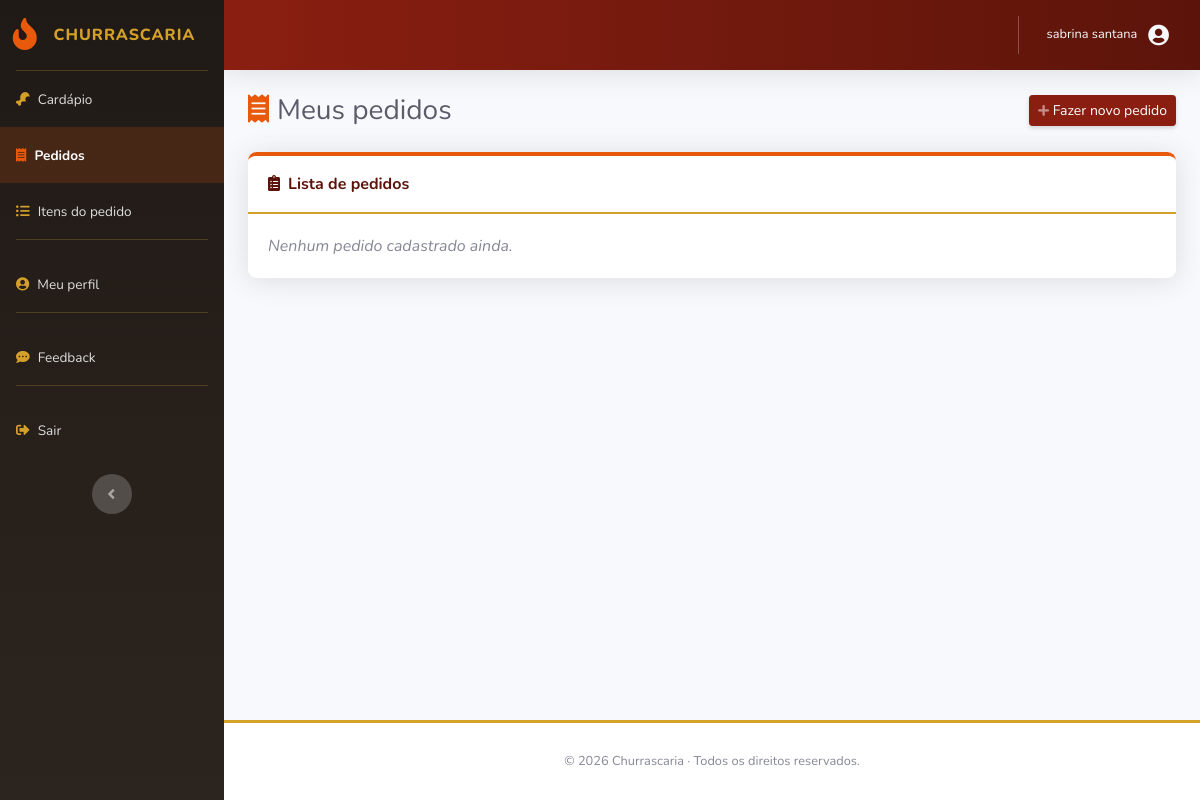
Before: /pedidos/ (signed in) with the older database file.
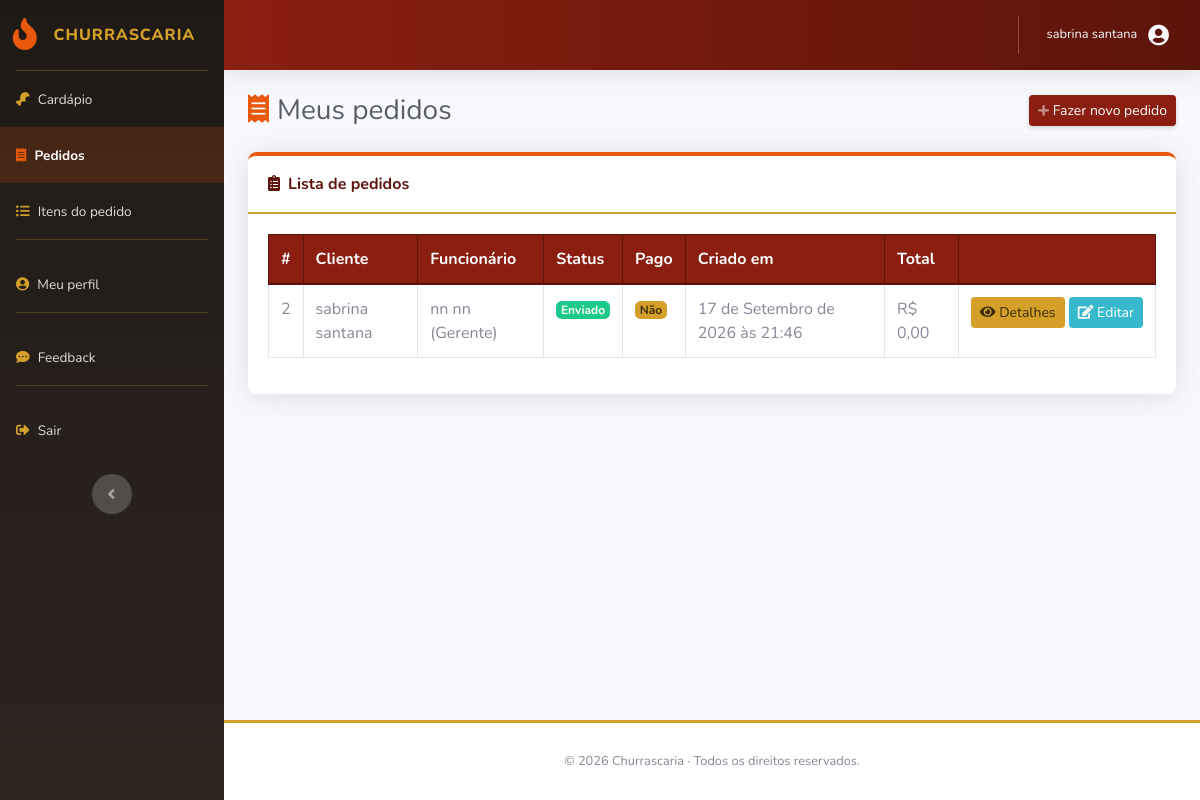
After: the same page with the newer database file.
### pedido/models.py (models this page shows, shortened)
class Pedido(models.Model):
    cliente = models.ForeignKey(Cliente, on_delete=models.PROTECT, related_name='pedidos')
    funcionario = models.ForeignKey(Funcionario, on_delete=models.SET_NULL, null=True, related_name='pedidos_atendidos')
    pagamento_efetuado = models.BooleanField(default=False)
    concluido = models.BooleanField(default=False)  # False = cliente ainda montando; True = pedido enviado
    criado_em = models.DateTimeField(auto_now_add=True)
    valor_total = models.DecimalField(max_digits=10, decimal_places=2, default=0)
    itens = models.ManyToManyField(Item, through='itempedido.ItemPedido', related_name='pedidos')

### funcionario/models.py (models this page shows)
class Funcionario(User):
    CARGO_CHOICES = [
        ('GERENTE', 'Gerente'),
        ('GARÇOM', 'Garçom'),
        ('COZINHEIRO', 'Cozinheiro'),
    ]
    cargo = models.CharField(max_length=20, choices=CARGO_CHOICES)
    telefone = models.CharField(max_length=20, blank=True)
    salario = models.DecimalField(max_digits=10, decimal_places=2, default=0.00)
    def __str__(self):
        return f"{self.get_full_name() or self.username} ({self.get_cargo_display()})"

### pedido/views.py (the view)
# urls.py: path('', views.pedido_list, name='pedido_list'),
@login_required
@permission_required('pedido.view_pedido', raise_exception=True)
def pedido_list(request):
    eh_cliente = hasattr(request.user, 'cliente')
    if eh_cliente:
        pedidos = Pedido.objects.filter(cliente=request.user.cliente).order_by('-criado_em')
    else:
        pedidos = Pedido.objects.all().order_by('-criado_em')
    pedidos = list(pedidos.select_related('cliente', 'funcionario'))
    for pedido in pedidos:
        pedido.pode_alterar = pode_alterar_pedido(request.user, pedido)
        pedido.pode_excluir = pode_excluir_pedido(request.user, pedido)
    return render(request, 'pedido/pedido_list.html', {
        'pedidos': pedidos,
        'eh_cliente': eh_cliente,
        'pode_montar': pode_montar_pedido(request.user),
    })

### cliente/models.py (called while the page is built)
    def __str__(self):
        return self.get_full_name() or self.username

### pedido/acesso.py (called while the page is built)
def pode_montar_pedido(usuario):
    return hasattr(usuario, 'cliente') or usuario.has_perm('pedido.add_pedido')

def e_dono_do_pedido(usuario, pedido):
    cliente = getattr(usuario, 'cliente', None)
    return cliente is not None and pedido.cliente_id == cliente.pk

def pode_alterar_pedido(usuario, pedido):
    return usuario.has_perm('pedido.change_pedido')

def pode_excluir_pedido(usuario, pedido):
    if usuario.has_perm('pedido.delete_pedido'):
        return True
    return e_dono_do_pedido(usuario, pedido) and not pedido.concluido

### templates/pedido/pedido_list.html (shortened to what this page needs)
{% extends 'base.html' %}
{% block content %}
    <div class="d-sm-flex align-items-center justify-content-between mb-4">
        <h1 class="h3 mb-0 text-gray-800 page-title"><i class="fas fa-receipt"></i>{% if eh_cliente %}Meus pedidos{% else %}Pedidos{% endif %}</h1>
        {% if pode_montar %}
        <a class="btn btn-primary btn-sm shadow-sm" href="{% url 'item_list' %}">
            <i class="fas fa-plus fa-sm text-white-50"></i> Fazer novo pedido
        </a>
        {% endif %}
    </div>
    <div class="card shadow card-espeto">
        <div class="card-header py-3"><i class="fas fa-clipboard-list mr-2"></i>Lista de pedidos</div>
        <div class="card-body">
            {% if pedidos %}
                <div class="table-responsive">
                    <table class="table table-bordered table-hover datatable" width="100%" cellspacing="0" data-order='[[0, "desc"]]'>
                        <thead>
                            <tr>
                                <th>#</th>
                                <th>Cliente</th>
                                <th>Funcionário</th>
                                <th>Status</th>
                                <th>Pago</th>
                                <th>Criado em</th>
                                <th>Total</th>
                                <th></th>
                            </tr>
                        </thead>
                        <tbody>
                            {% for pedido in pedidos %}
                                <tr>
                                    <td>{{ pedido.id }}</td>
                                    <td>{{ pedido.cliente }}</td>
                                    <td>{{ pedido.funcionario|default:"—" }}</td>
                                    <td>
                                        {% if pedido.concluido %}
                                            <span class="badge badge-success">Enviado</span>
                                        {% else %}
                                            <span class="badge badge-secondary">Em andamento</span>
                                        {% endif %}
                                    </td>
                                    <td>
                                        {% if pedido.pagamento_efetuado %}
                                            <span class="badge badge-success">Sim</span>
                                        {% else %}
                                            <span class="badge badge-warning">Não</span>
                                        {% endif %}
                                    </td>
                                    <td>{{ pedido.criado_em }}</td>
                                    <td>R$ {{ pedido.valor_total }}</td>
                                    <td class="text-nowrap">
                                        <a class="btn btn-warning btn-sm" href="{% url 'pedido_detail' pedido.pk %}"><i class="fas fa-eye"></i> Detalhes</a>
                                        {% if pedido.pode_alterar %}
                                            <a class="btn btn-info btn-sm" href="{% url 'pedido_update' pedido.pk %}"><i class="fas fa-edit"></i> Editar</a>
                                        {% endif %}
                                    </td>
                                </tr>
                            {% endfor %}
                        </tbody>
                    </table>
                </div>
            {% else %}
                <p class="text-muted font-italic mb-0">Nenhum pedido cadastrado ainda.</p>
            {% endif %}
        </div>
    </div>
{% endblock %}

Changed rows visible on the page:
added Pedido: id "2", cliente "sabrina santana", funcionario "nn nn (Gerente)", concluido "Enviado", pagamento_efetuado "Não", criado_em "17 de Setembro de 2026 às 21:46", valor_total "0,00", shows "Editar"
Other visible differences:
text no longer shown: "Nenhum pedido cadastrado ainda."
text now shown: "# Cliente Funcionário Status Pago Criado em Total"
